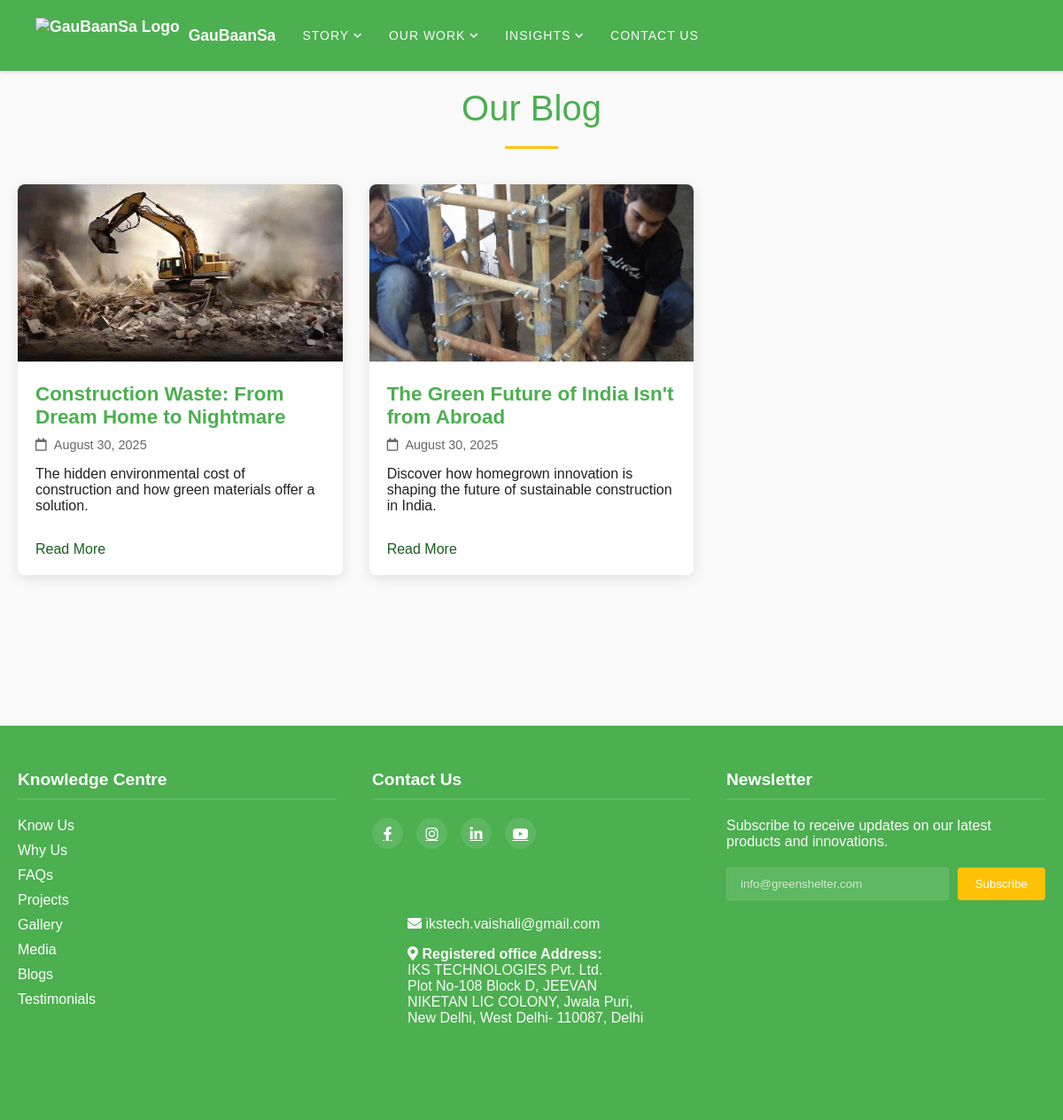
/blog, run on an earlier commit of the app's database.
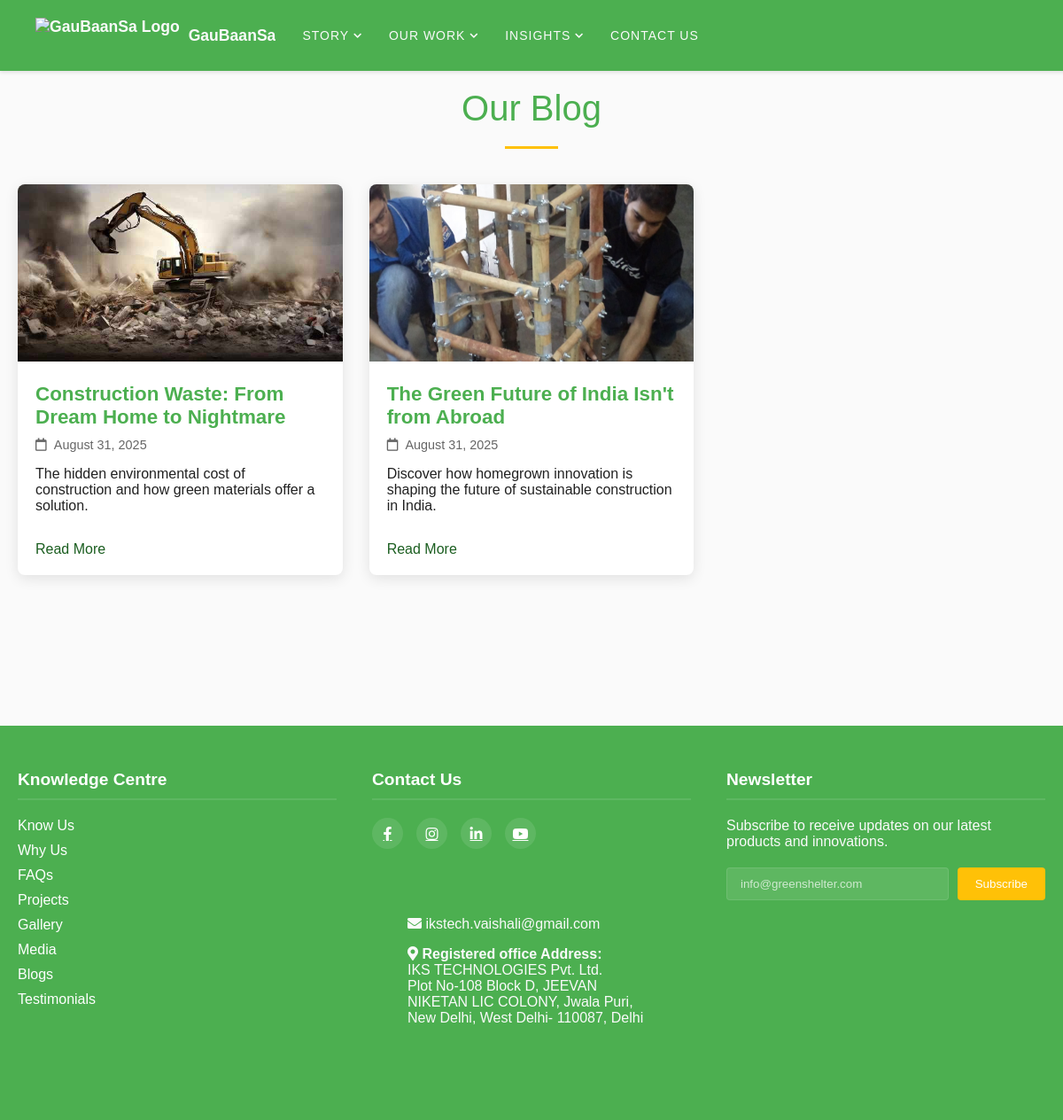
And on a later commit of the database.
### app.py (models this page shows)
class Blog(db.Model):
    id = db.Column(db.Integer, primary_key=True)
    title = db.Column(db.String(200), nullable=False)
    content = db.Column(db.Text, nullable=False)
    image = db.Column(db.String(200), nullable=False)
    date_posted = db.Column(db.DateTime, nullable=False, default=datetime.utcnow)
    excerpt = db.Column(db.String(300), nullable=False)

### app.py (the view)
@app.route("/blog")
def blog():
    posts = Blog.query.order_by(Blog.date_posted.desc()).all()
    return render_template("blog.html", title="Blog", posts=posts)

### app.py (called while the page is built)
@app.context_processor
def inject_cache_buster():
    return dict(cache_buster=int(time.time()))

### templates/blog.html
{% extends "base.html" %}
{% block content %}
<div class="blog-page">
    <h1>Our Blog</h1>
    <div class="blog-grid">
        {% for post in posts %}
        <article class="blog-card">
            <div class="blog-image">
                <img src="{{ url_for('static', filename=post.image) }}" alt="{{ post.title }}">
            </div>
            <div class="blog-content">
                <h2>{{ post.title }}</h2>
                <div class="blog-meta">
                    <span><i class="far fa-calendar"></i> {{ post.date_posted.strftime('%B %d, %Y') }}</span>
                </div>
                <p>{{ post.excerpt }}</p>
                <a href="{{ url_for('blog_post', post_id=post.id) }}" class="read-more">Read More</a>
            </div>
        </article>
        {% endfor %}
    </div>
</div>
{% endblock %}

### templates/base.html (shortened to what this page needs)
<!DOCTYPE html>
<html lang="en">
<head>
    <link rel="stylesheet" href="{{ url_for('static', filename='css/style.css', v=cache_buster) }}">
    <link rel="stylesheet" href="https://cdnjs.cloudflare.com/ajax/libs/font-awesome/5.15.4/css/all.min.css">
</head>
<body class="{% block body_class %}{% endblock %}">
    <nav class="main-nav">
        <a href="{{ url_for('home') }}" class="nav-logo">
            <img src="{{ url_for('static', filename='images/logo.png') }}" alt="GauBaanSa Logo">
            <span>GauBaanSa</span>
        </a>
        <div class="dropdown">
            <a href="#" class="dropdown-toggle">STORY<i class="fas fa-chevron-down"></i></a>
        </div>
        <div class="dropdown">
            <a href="#" class="dropdown-toggle">OUR WORK<i class="fas fa-chevron-down"></i></a>
        </div>
        <div class="dropdown">
            <a href="#" class="dropdown-toggle">INSIGHTS<i class="fas fa-chevron-down"></i></a>
        </div>
        <a href="{{ url_for('contact') }}">Contact Us</a>
    </nav>
    <main>
        {% block content %}
        {% endblock %}
    </main>
    <footer class="site-footer">
        <div class="footer-container">
            <div class="footer-section">
                <h3>Knowledge Centre</h3>
                <ul>
                    <li><a href="{{ url_for('about') }}">Know Us</a></li>
                    <li><a href="{{ url_for('why_natural') }}">Why Us</a></li>
                    <li><a href="{{ url_for('faq') }}">FAQs</a></li>
                    <li><a href="{{ url_for('projects_page') }}">Projects</a></li>
                    <li><a href="{{ url_for('gallery') }}">Gallery</a></li>
                    <li><a href="{{ url_for('media') }}">Media</a></li>
                    <li><a href="{{ url_for('blog') }}">Blogs</a></li>
                    <li><a href="{{ url_for('reviews') }}">Testimonials</a></li>
                </ul>
            </div>
            <div class="footer-section">
                <h3>Contact Us</h3>
                <div class="social-icons">
                    <a href="#"><i class="fab fa-facebook-f"></i></a>
                    <a href="#"><i class="fab fa-instagram"></i></a>
                    <a href="#"><i class="fab fa-linkedin-in"></i></a>
                    <a href="#"><i class="fab fa-youtube"></i></a>
                </div>
                <div class="contact-info">
                    <p><i class="fas fa-envelope"></i> ikstech.vaishali@gmail.com</p>
                    <p>
                        <i class="fas fa-map-marker-alt"></i> <strong>Registered office Address:</strong><br>
                        IKS TECHNOLOGIES Pvt. Ltd.<br>
                        Plot No-108 Block D, JEEVAN NIKETAN LIC COLONY, Jwala Puri, New Delhi, West Delhi- 110087, Delhi
                    </p>
                </div>
            </div>
            <div class="footer-section">
                <h3>Newsletter</h3>
                <p>Subscribe to receive updates on our latest products and innovations.</p>
                <form class="newsletter-form">
                    <input type="email" placeholder="info@greenshelter.com" required>
                    <button type="submit">Subscribe</button>
                </form>
            </div>
        </div>
    </footer>
</body>
</html>

### static/css/components/_variables.css (style rules this page uses)
:root { --primary: #4CAF50; --secondary: #FFC107; --accent: #F1F8E9; --text-dark: #212121; --text-light: #757575; --white: #FAFAFA; --spacing-sm: 10px; --spacing-md: 20px; --spacing-lg: 30px; --spacing-xl: 40px; --shadow-sm: 0 2px 4px rgba(0,0,0,0.1); --shadow-md: 0 4px 8px rgba(0,0,0,0.15); --shadow-lg: 0 8px 16px rgba(0,0,0,0.2); --transition: all 0.3s ease; }

### static/css/components/_base.css (style rules this page uses)
html { scroll-behavior: smooth; }
body { font-family: 'Montserrat', Arial, sans-serif; margin: 0; padding: 0; background-color: var(--white); color: var(--text-dark); }

### static/css/components/contact.css (style rules this page uses)
.contact-info { background: var(--primary); color: var(--white); padding: 40px; }

What changed in the data, as far as the page shows it:
changed Blog "Construction Waste: From Dream Home to Nightmare": date_posted "August 30, 2025" → "August 31, 2025"
changed Blog "The Green Future of India Isn't from Abroad": date_posted "August 30, 2025" → "August 31, 2025"
